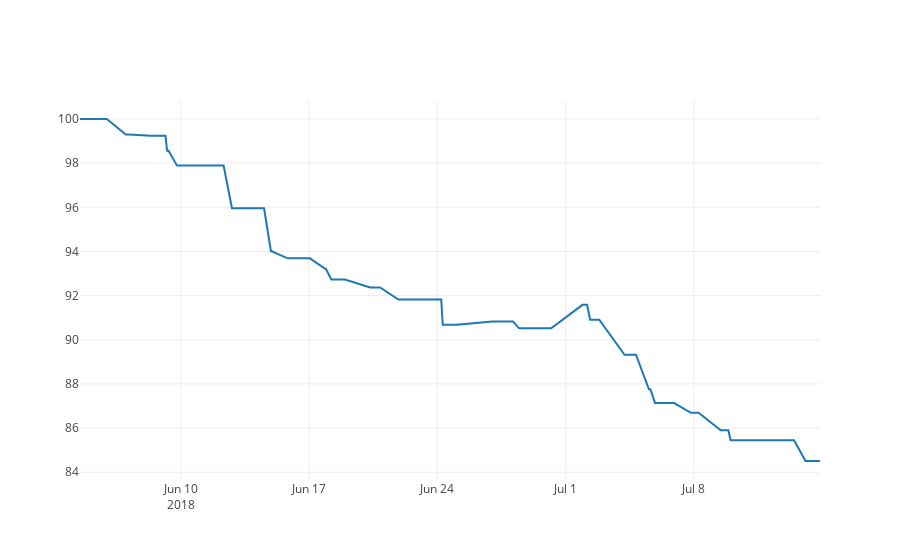

This figure's notebook cell:
### Markdown cell above
FEE 0.1%

### Code cell
my_usdt = 100
my_btc = 0
my_asset_df = pd.DataFrame(columns=['time','asset'])
fee = 0 #percent

for index,trans in transaction.iterrows():
    # buy     
    if ( trans['action'] == 1 ):
        my_usdt = my_usdt*((100-fee)/100) # fee
        my_btc = my_btc + my_usdt/trans['close'] 
        my_usdt = 0 # set to zero
        my_asset_df = my_asset_df.append({'time': trans['time'], 'asset': my_btc*trans['close']}, ignore_index=True)
        
    # sell
    if ( trans['action'] == 2 ):
        my_btc = my_btc*((100-fee)/100) # fee
        my_usdt = my_usdt + my_btc*trans['close']
        my_btc = 0 # set to zero
        my_asset_df = my_asset_df.append({'time': trans['time'], 'asset': my_usdt}, ignore_index=True)

data_plot = [go.Scatter(x=my_asset_df.time, y=my_asset_df.asset)]
py.iplot(data_plot)

### Figure 1 — Plotly figure (JSON) as saved in the notebook; plotly's stock layout.template omitted (floating-point values rounded to 4 significant figures)
{"data": [{"type": "scatter", "uid": "1ff08e8c-8847-11e8-a2b3-4a0000b78430", "x": ["2018-06-04 12:00:00", "2018-06-05 23:00:00", "2018-06-07 00:00:00", "2018-06-07 04:00:00", "2018-06-08 09:00:00", "2018-06-09 04:00:00", "2018-06-09 06:00:00", "2018-06-09 08:00:00", "2018-06-09 19:00:00", "2018-06-12 08:00:00", "2018-06-12 19:00:00", "2018-06-14 13:00:00", "2018-06-14 22:00:00", "2018-06-14 23:00:00", "2018-06-15 20:00:00", "2018-06-17 01:00:00", "2018-06-17 21:00:00", "2018-06-17 22:00:00", "2018-06-18 05:00:00", "2018-06-18 23:00:00", "2018-06-20 08:00:00", "2018-06-20 21:00:00", "2018-06-21 21:00:00", "2018-06-24 05:00:00", "2018-06-24 07:00:00", "2018-06-25 01:00:00", "2018-06-27 00:00:00", "2018-06-28 03:00:00", "2018-06-28 11:00:00", "2018-06-30 05:00:00", "2018-07-01 22:00:00", "2018-07-02 04:00:00", "2018-07-02 08:00:00", "2018-07-02 20:00:00", "2018-07-04 05:00:00", "2018-07-04 20:00:00", "2018-07-05 13:00:00", "2018-07-05 15:00:00", "2018-07-05 21:00:00", "2018-07-06 22:00:00", "2018-07-07 20:00:00", "2018-07-08 06:00:00", "2018-07-09 11:00:00", "2018-07-09 21:00:00", "2018-07-10 00:00:00", "2018-07-13 11:00:00", "2018-07-14 02:00:00", "2018-07-14 21:00:00"], "y": [100, 100, 99.3, 99.3, 99.24, 99.24, 98.56, 98.56, 97.89, 97.89, 95.96, 95.96, 94.01, 94.01, 93.69, 93.69, 93.21, 93.21, 92.73, 92.73, 92.37, 92.37, 91.82, 91.82, 90.68, 90.68, 90.83, 90.83, 90.52, 90.52, 91.58, 91.58, 90.91, 90.91, 89.32, 89.32, 87.75, 87.75, 87.13, 87.13, 86.69, 86.69, 85.9, 85.9, 85.45, 85.45, 84.51, 84.51]}], "layout": {}}
